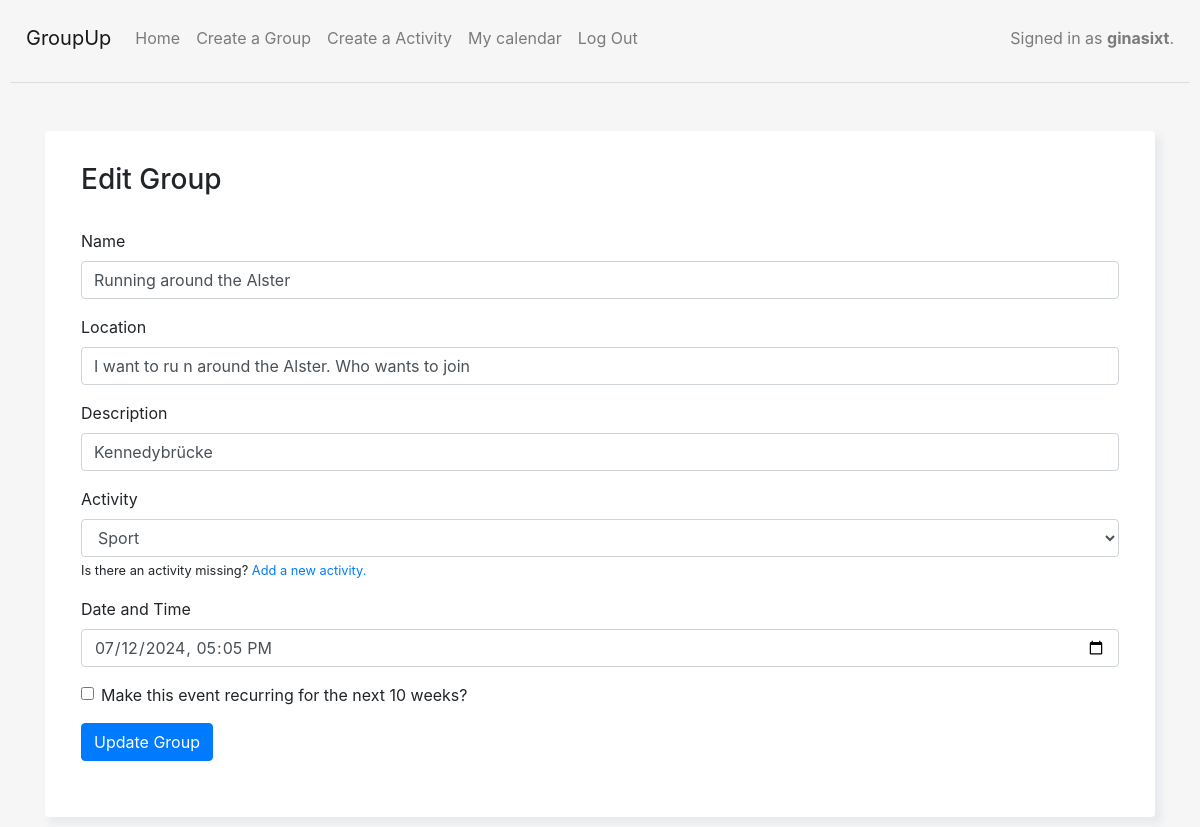
The page /group/edit/15/ (signed in) on the database its author committed.
### capstone/models.py (models this page shows, shortened)
class Group(models.Model):
    name = models.CharField(max_length=200)
    description = models.CharField(max_length=200)
    location = models.CharField(max_length=200)
    activity = models.ForeignKey(Activity, on_delete=models.CASCADE, default=None)
    time_and_date = models.DateTimeField(default=None)
    users = models.ManyToManyField(User)
    creator = models.ForeignKey(User, on_delete=models.CASCADE, default=None, related_name='creator')
    recurring = models.BooleanField(default=False)

class Activity(models.Model):
    name = models.CharField(max_length=200)
    def __str__(self):
        return f"{self.name}"

### capstone/views.py (the view)
# urls.py: path('group/edit/<int:group_id>/', views.create_group, name='edit_group'),
def create_group(request, group_id=None):
    if group_id:
        group = Group.objects.get(id=group_id)
        if group.creator != request.user:
            messages.error(request, 'You do not have permission to edit this group.')
            return redirect('group_detail', group_id=group_id)
    else:
        group = Group()
    if request.method == 'POST':
        form = GroupForm(request.POST, instance=group)
        if form.is_valid():
            group = form.save(commit=False)
            group.creator = request.user
            group.save()
            group.users.add(request.user)
            form.save_m2m()
            messages.success(request, "Group updated successfully." if group_id else "Group created successfully.")
            return redirect('group_detail', group_id=group.id)
        else:
            messages.error(request, 'Error creating/updating group. Please try again and fill out all fields.')
    else:
        form = GroupForm(instance=group)
    return render(request, 'capstone/create_group.html', {'group_form': form, 'group': group})

### capstone/forms.py
class GroupForm(forms.ModelForm):
    time_and_date = forms.DateTimeField(widget=forms.DateTimeInput(attrs={'type': 'datetime-local'}), required=True , label="Date and Time")
    activity = forms.ModelChoiceField(queryset=Activity.objects.all(), required=True)
    recurring = forms.BooleanField(required=False, label="Make this event recurring for the next 10 weeks?")
    class Meta:
        model = Group
        fields = ['name', 'location', 'description', 'activity', 'time_and_date', 'recurring']

### capstone/templates/capstone/create_group.html (shortened to what this page needs)
{% extends "capstone/layout.html" %}
{% block body %}
{% load static %}
<div class="container mt-5">
    <div class="card p-3 mt-2">
        <div class="untereBox">
        <h3>{% if group %}Edit Group{% else %}Do you want to create a new group?{% endif %}</h3>
        <br>
        <form method="post" action="{% if group %}{% url 'edit_group' group.id %}{% else %}{% url 'create_group' %}{% endif %}">
            {% for field in group_form %}
            <div class="mb-3">
                {% if field.field.widget.input_type == 'select' %}
                <label for="{{ field.id_for_label }}" class="form-label">{{ field.label }}</label>
                <select class="form-control" id="{{ field.id_for_label }}" name="{{ field.html_name }}">
                    {% for choice in field.field.choices %}
                    <option value="{{ choice.0 }}" {% if choice.0 == field.value %}selected{% endif %}>{{ choice.1 }}</option>
                    {% endfor %}
                </select>
                {% if field.label == "Activity" %}
                    <small>Is there an activity missing? <a href="{% url 'create_activity_page' %}">Add a new activity.</a></small>
                {% endif %}
                {% elif field.field.widget.input_type == 'checkbox' %}
                <div class="form-check">
                    <input class="form-check-input" type="checkbox" id="{{ field.id_for_label }}" name="{{ field.html_name }}" {% if field.value %}checked{% endif %}>
                    <label class="form-check-label" for="{{ field.id_for_label }}">{{ field.label }}</label>
                </div>
                {% elif field.field.widget.input_type == 'datetime-local' %}
                <label for="{{ field.id_for_label }}" class="form-label">{{ field.label }}</label>
                <input type="{{ field.field.widget.input_type }}" class="form-control" id="{{ field.id_for_label }}" name="{{ field.html_name }}" value="{{ field.value|date:'Y-m-d\TH:i' }}" {% if field.field.required %}required{% endif %}>
                {% else %}
                <label for="{{ field.id_for_label }}" class="form-label">{{ field.label }}</label>
                <input type="{{ field.field.widget.input_type }}" class="form-control" id="{{ field.id_for_label }}" name="{{ field.html_name }}" value="{{ field.value }}" {% if field.field.required %}required{% endif %}>
                {% endif %}
            </div>
            {% endfor %}
            <button type="submit" class="btn btn-primary">{% if group %}Update Group{% else %}Create Group{% endif %}</button>
        </form>
        <br/>
        </div>
    </div>
</div>
{% endblock %}

### capstone/templates/capstone/layout.html (shortened to what this page needs)
{% load static %}
<!DOCTYPE html>
<html lang="en">
<head>
    <link href="https://cdnjs.cloudflare.com/ajax/libs/twitter-bootstrap/4.5.0/css/bootstrap.min.css" rel="stylesheet">
    <link href="{% static 'capstone/styles.css' %}" rel="stylesheet">
</head>
<body>
  <nav class="navbar navbar-expand-sm navbar-light">
    <a class="navbar-brand" href="{% url 'index' %}">GroupUp</a>
    <div class="collapse navbar-collapse" id="navbarNavDropdown">
            <ul class="navbar-nav mr-auto">
                    <li class="nav-item">
                        <a class="nav-link" href="{% url 'index' %}">Home
                        </a>
                    </li>
                {% if user.is_authenticated %}
                    <li class="nav-item">
                        <a class="nav-link" href="{% url 'create_group_page' %}">Create a Group</a>
                    </li>
                    <li class="nav-item">
                        <a class="nav-link" href="{% url 'create_activity_page' %}">Create a Activity</a>
                    </li>
                    <li class="nav-item">
                        <a class="nav-link" href="{% url 'calendar_view' %}">My calendar</a>
                    </li>
                    <li class="nav-item">
                        <a class="nav-link" href="{% url 'logout' %}">Log Out</a>
                    </li>
                {% endif %}
            </ul>
            <span class="navbar-text">
                {% if user.is_authenticated %}
                    Signed in as <strong>{{ user.username }}</strong>.
                {% else %}
                    Not signed in.
                {% endif %}
                </span>
    </div>
</nav>
  <hr>
  {% block body %}
  {% endblock %}

### capstone/static/capstone/styles.css (style rules this page uses)
body { padding: 10px; background-color: #f7f6f6; }
.untereBox { padding: 16px; padding-right: 20px; padding-left: 20px; }
.card { border: none; box-shadow: 5px 6px 6px 2px #e9ecef; border-radius: 4px; }

### rows shown on the page
Group: name "Running around the Alster" "I want to ru n around the Alster. Who wants to join" "Kennedybrücke"
Activity: activity "Sport"

### other values the page prints
{{ user.username }} "ginasixt"
{{ field.label }} "Name" "Location" "Description"
{{ field.label }} "Activity"
{{ field.label }} "Date and Time"
{{ field.label }} "Make this event recurring for the next 10 weeks?"
